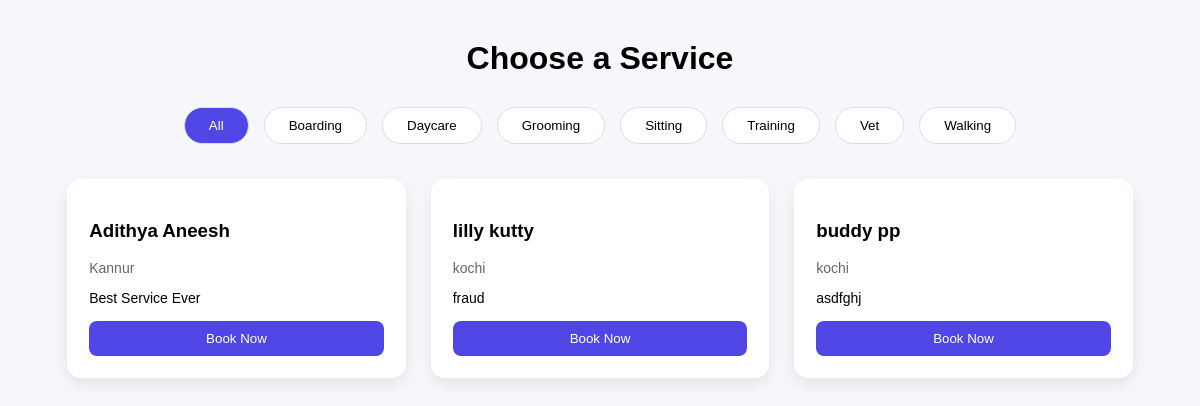
/bookservice/, run on the app's committed database.
### PetCare/models.py (models this page shows, shortened)
class ServiceProvider(models.Model):
    PROVIDER_TYPE = (
        ('individual', 'Individual'),
        ('organization', 'Organization / Company'),
    )
    ID_TYPE = (
        ('aadhaar', 'Aadhaar'),
        ('pan', 'PAN'),
        ('passport', 'Passport'),
    )
    user = models.OneToOneField(Profile, on_delete=models.CASCADE)
    full_name = models.CharField(max_length=100,null=True,blank=True)
    phone_number = models.CharField(max_length=15,null=True,blank=True)
    provider_type = models.CharField(max_length=20, choices=PROVIDER_TYPE,null=True,blank=True)
    bio = models.TextField(null=True,blank=True)
    city = models.CharField(max_length=50,null=True,blank=True)
    address = models.TextField(null=True,blank=True)
    pincode = models.CharField(max_length=10,null=True,blank=True)
    latitude = models.CharField(max_length=50,null=True,blank=True)
    longitude = models.CharField(max_length=50,null=True,blank=True)
    travel_distance = models.PositiveIntegerField(null=True,blank=True)
    services = models.JSONField(null=True,blank=True)  # store selected services
    id_type = models.CharField(max_length=20, choices=ID_TYPE,null=True,blank=True)
    id_number = models.CharField(max_length=50,unique=True,null=True,blank=True,help_text="Government ID number")
    id_proof = models.FileField(upload_to='providers/id/',null=True,blank=True)
    grooming_certificate = models.FileField(upload_to='providers/certificates/',null=True,blank=True)
    vet_license = models.FileField(upload_to='providers/certificates/',null=True,blank=True)
    training_certificate = models.FileField(upload_to='providers/certificates/',null=True,blank=True)
    organization_registration = models.FileField(upload_to='providers/certificates/',null=True,blank=True)
    is_verified = models.BooleanField(default=False)

### PetCare/views.py (the view)
# urls.py: path('bookservice/',views.bookservice,name='bookservice'),
def bookservice(request):
    providers = ServiceProvider.objects.filter(
        is_verified=True,
        user__role="service_providers"
    )
    service_keys = set()
    for provider in providers:
        if provider.services:
            if isinstance(provider.services, dict):
                service_keys.update(provider.services.keys())
            elif isinstance(provider.services, list):
                service_keys.update(provider.services)
    services = [
        {"key": key, "label": key.replace("_", " ").title()}
        for key in sorted(service_keys)
    ]
    return render(request, "customer/bookservice.html", {
        "services": services,
        "providers": providers
    })

### PetCare/templates/customer/bookservice.html (shortened to what this page needs)
{% load static %}
<!DOCTYPE html>
<html lang="en">
<head>
    <link rel="stylesheet" href="{% static 'css/customer/bookservice.css' %}">
</head>
<body>
<div class="container">
    <h1>Choose a Service</h1>
    <section class="services">
    <button class="service active" data-service="all">All</button>
    {% for service in services %}
        <button class="service" data-service="{{ service.key }}">
            {{ service.label }}
        </button>
    {% endfor %}
</section>
    <section class="providers-container">
        {% for provider in providers %}
        <div class="provider-card"
             data-services="{{ provider.services|join:',' }}">
            <h3>{{ provider.full_name }}</h3>
            <p class="city">{{ provider.city }}</p>
            <p class="bio">
                {{ provider.bio|default:"No bio available" }}
            </p>
            <a href="{% url 'booknow' provider.id %}?service={{ service }}">
                <button class="book-btn">Book Now</button>
            </a>
        </div>
        {% empty %}
            <p>No providers available</p>
        {% endfor %}
    </section>
</div>
</body>
</html>

### PetCare/static/css/customer/bookservice.css (style rules this page uses)
body { font-family: 'Montserrat', sans-serif; background: #f6f7fb; }
.container { width: 90%; max-width: 1200px; margin: 40px auto; }
h1 { text-align: center; margin-bottom: 30px; }
.services { display: flex; gap: 15px; justify-content: center; flex-wrap: wrap; margin-bottom: 35px; }
.service { padding: 10px 24px; border-radius: 25px; border: 1px solid #ddd; background: white; cursor: pointer; transition: 0.3s; }
.service.active, .service:hover { background: #4f46e5; color: white; }
.providers-container { display: grid; grid-template-columns: repeat(auto-fill, minmax(280px, 1fr)); gap: 25px; }
.provider-card { background: white; padding: 22px; border-radius: 14px; box-shadow: 0 6px 15px rgba(0,0,0,0.08); }
.city { font-size: 14px; color: #666; margin-bottom: 10px; }
.bio { font-size: 14px; margin-bottom: 15px; }
.book-btn { width: 100%; padding: 10px; border: none; border-radius: 8px; background: #4f46e5; color: white; cursor: pointer; }

### data on the page
ServiceProvider: full_name "Adithya Aneesh", city "Kannur", bio "Best Service Ever"
ServiceProvider: full_name "lilly kutty", city "kochi", bio "fraud"
ServiceProvider: full_name "buddy pp", city "kochi", bio "asdfghj"

### other printed values
{{ service.label }} "Boarding" "Daycare" "Grooming" "Sitting" "Training" "Vet" "Walking"
